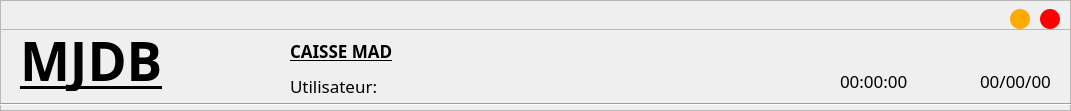
   <widget class="QFrame" name="frame">
    <property name="geometry">
     <rect>
      <x>0</x>
      <y>0</y>
      <width>1071</width>
      <height>111</height>
     </rect>
    </property>
    <property name="frameShape">
     <enum>QFrame::StyledPanel</enum>
    </property>
    <property name="frameShadow">
     <enum>QFrame::Raised</enum>
    </property>
    <widget class="QLabel" name="user">
     <property name="geometry">
      <rect>
       <x>390</x>
       <y>60</y>
       <width>131</width>
       <height>51</height>
      </rect>
     </property>
     <property name="font">
      <font>
       <family>Mongolian Baiti</family>
       <pointsize>16</pointsize>
      </font>
     </property>
     <property name="styleSheet">
      <string notr="true">background-color: transparent;</string>
     </property>
     <property name="text">
      <string/>
     </property>
    </widget>
    <widget class="QLabel" name="date">
     <property name="geometry">
      <rect>
       <x>840</x>
       <y>60</y>
       <width>121</width>
       <height>41</height>
      </rect>
     </property>
     <property name="font">
      <font>
       <family>Mongolian Baiti</family>
       <pointsize>13</pointsize>
      </font>
     </property>
     <property name="styleSheet">
      <string notr="true">background-color:transparent;</string>
     </property>
     <property name="text">
      <string>00:00:00</string>
     </property>
    </widget>
    <widget class="QLabel" name="label_5">
     <property name="geometry">
      <rect>
       <x>290</x>
       <y>60</y>
       <width>111</width>
       <height>51</height>
      </rect>
     </property>
     <property name="font">
      <font>
       <family>Mongolian Baiti</family>
       <pointsize>13</pointsize>
      </font>
     </property>
     <property name="styleSheet">
      <string notr="true"/>
     </property>
     <property name="text">
      <string>Utilisateur:</string>
     </property>
    </widget>
    <widget class="QLabel" name="time">
     <property name="geometry">
      <rect>
       <x>980</x>
       <y>60</y>
       <width>91</width>
       <height>41</height>
      </rect>
     </property>
     <property name="font">
      <font>
       <family>Mongolian Baiti</family>
       <pointsize>13</pointsize>
      </font>
     </property>
     <property name="styleSheet">
      <string notr="true">background-color:transparent;</string>
     </property>
     <property name="text">
      <string>00/00/00</string>
     </property>
    </widget>
    <widget class="QLabel" name="label_9">
     <property name="geometry">
      <rect>
       <x>290</x>
       <y>30</y>
       <width>181</width>
       <height>41</height>
      </rect>
     </property>
     <property name="font">
      <font>
       <family>Mongolian Baiti</family>
       <pointsize>13</pointsize>
       <weight>75</weight>
       <italic>false</italic>
       <bold>true</bold>
       <underline>true</underline>
      </font>
     </property>
     <property name="styleSheet">
      <string notr="true"/>
     </property>
     <property name="text">
      <string>CAISSE MAD</string>
     </property>
    </widget>
    <widget class="QLabel" name="label_3">
     <property name="geometry">
      <rect>
       <x>20</x>
       <y>30</y>
       <width>211</width>
       <height>61</height>
      </rect>
     </property>
     <property name="font">
      <font>
       <family>Mongolian Baiti</family>
       <pointsize>40</pointsize>
       <weight>75</weight>
       <bold>true</bold>
       <underline>true</underline>
      </font>
     </property>
     <property name="styleSheet">
      <string/>
     </property>
     <property name="text">
      <string>MJDB</string>
     </property>
    </widget>
    <widget class="QFrame" name="title_bar">
     <property name="geometry">
      <rect>
       <x>0</x>
       <y>-1</y>
       <width>1071</width>
       <height>31</height>
      </rect>
     </property>
     <property name="frameShape">
      <enum>QFrame::StyledPanel</enum>
     </property>
     <property name="frameShadow">
      <enum>QFrame::Raised</enum>
     </property>
     <widget class="QPushButton" name="mini">
      <property name="geometry">
       <rect>
        <x>1010</x>
        <y>10</y>
        <width>20</width>
        <height>20</height>
       </rect>
      </property>
      <property name="font">
       <font>
        <pointsize>22</pointsize>
        <weight>75</weight>
        <bold>true</bold>
       </font>
      </property>
      <property name="styleSheet">
       <string notr="true">QPushButton{
	border:none;
	border-radius:10px;
	background-color: rgb(255, 170, 0);
}

QPushButton:hover{
	background-color: rgb(206, 137, 0);
}</string>
      </property>
      <property name="text">
       <string/>
      </property>
     </widget>
     <widget class="QPushButton" name="close_btn">
      <property name="geometry">
       <rect>
        <x>1040</x>
        <y>10</y>
        <width>20</width>
        <height>20</height>
       </rect>
      </property>
      <property name="font">
       <font>
        <pointsize>11</pointsize>
        <weight>75</weight>
        <bold>true</bold>
       </font>
      </property>
      <property name="styleSheet">
       <string notr="true">QPushButton{
	border:none;
	border-radius:10px;
	background-color: rgb(255, 0, 0);
}

QPushButton:hover{
	background-color: rgb(211, 0, 0);
}</string>
      </property>
      <property name="text">
       <string/>
      </property>
     </widget>
    </widget>
    <widget class="Line" name="line_2">
     <property name="geometry">
      <rect>
       <x>0</x>
       <y>89</y>
       <width>1221</width>
       <height>31</height>
      </rect>
     </property>
     <property name="orientation">
      <enum>Qt::Horizontal</enum>
     </property>
    </widget>
   </widget>
